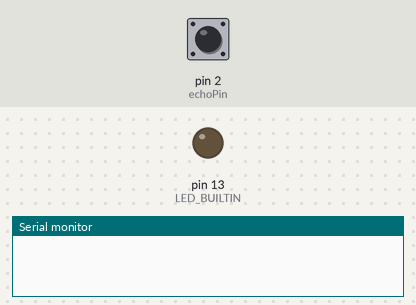
This sketch was run on a simulated Arduino Uno, built with avr-gcc and run on an emulated ATmega328P. Shown: output pins drawn as LEDs (lit = HIGH), the last lines printed to the serial monitor. The test bench sets the inputs (shaded band); at power-on: pin 2 (echoPin) HIGH. Pins used as bus, display or sensor lines are not drawn.

Above: at 1.2 s.
1.3 s: pin 2 (echoPin) driven LOW
At 3.0 s:
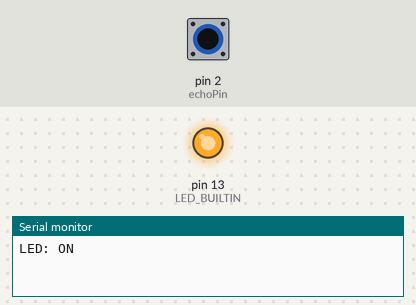
3.8 s: pin 2 (echoPin) pulsed HIGH 2 times (0.12 s each, 0.3 s apart)
At 5.0 s:
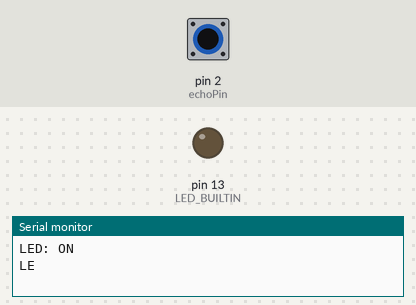
6.7 s: pin 2 (echoPin) pulsed HIGH 5 times (0.12 s each, 0.3 s apart)
At 10.4 s:
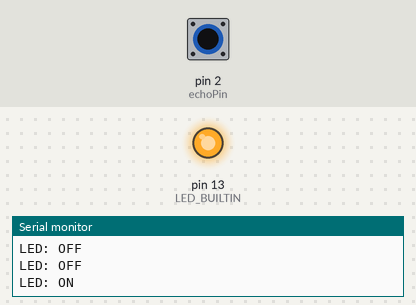
Timing chart, 0 to 11.9 s (numbered marks = the images above; inputs shaded):
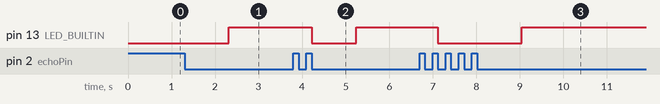

The sketch:

Task1.2P.ino
```cpp
const int trigPin = 3;
const int echoPin = 2;

long duration, distance;
void setup() {
  // initialize digital pin LED_BUILTIN as an output.
  Serial.begin (9600);
  pinMode(trigPin,OUTPUT);
  pinMode(echoPin,INPUT);
  pinMode(LED_BUILTIN,OUTPUT);
  attachInterrupt(digitalPinToInterrupt(echoPin), blinker, FALLING);
}
void loop() {
}
// the loop function runs over and over again forever
void blinker() {

  digitalWrite(trigPin,LOW);
  delay(1000);
  digitalWrite(trigPin,HIGH);
  delay(1000);
  digitalWrite(trigPin,LOW);
  duration = pulseIn(echoPin,HIGH);
  distance = duration*0.034/2;
  if (distance < 10){
    digitalWrite(LED_BUILTIN,HIGH);// turn the LED on (HIGH is the voltage level)
    Serial.println("LED: ON");
    delay(1000); // wait for a second
  }
  else{
    digitalWrite(LED_BUILTIN,LOW);    // turn the LED off by making the voltage LOW
    Serial.println("LED: OFF");
    delay(1000); // wait for a second
  }
delay(1000);
}
```

Measured:
- after the input at 1.3 s, pin 13 (LED_BUILTIN): LOW → HIGH after 1.0 s
- after the input at 3.8 s, pin 13 (LED_BUILTIN): HIGH → LOW after 0.42 s, → HIGH 1.0 s later
- after the input at 6.7 s, pin 13 (LED_BUILTIN): HIGH → LOW after 0.42 s, → HIGH 1.9 s later
